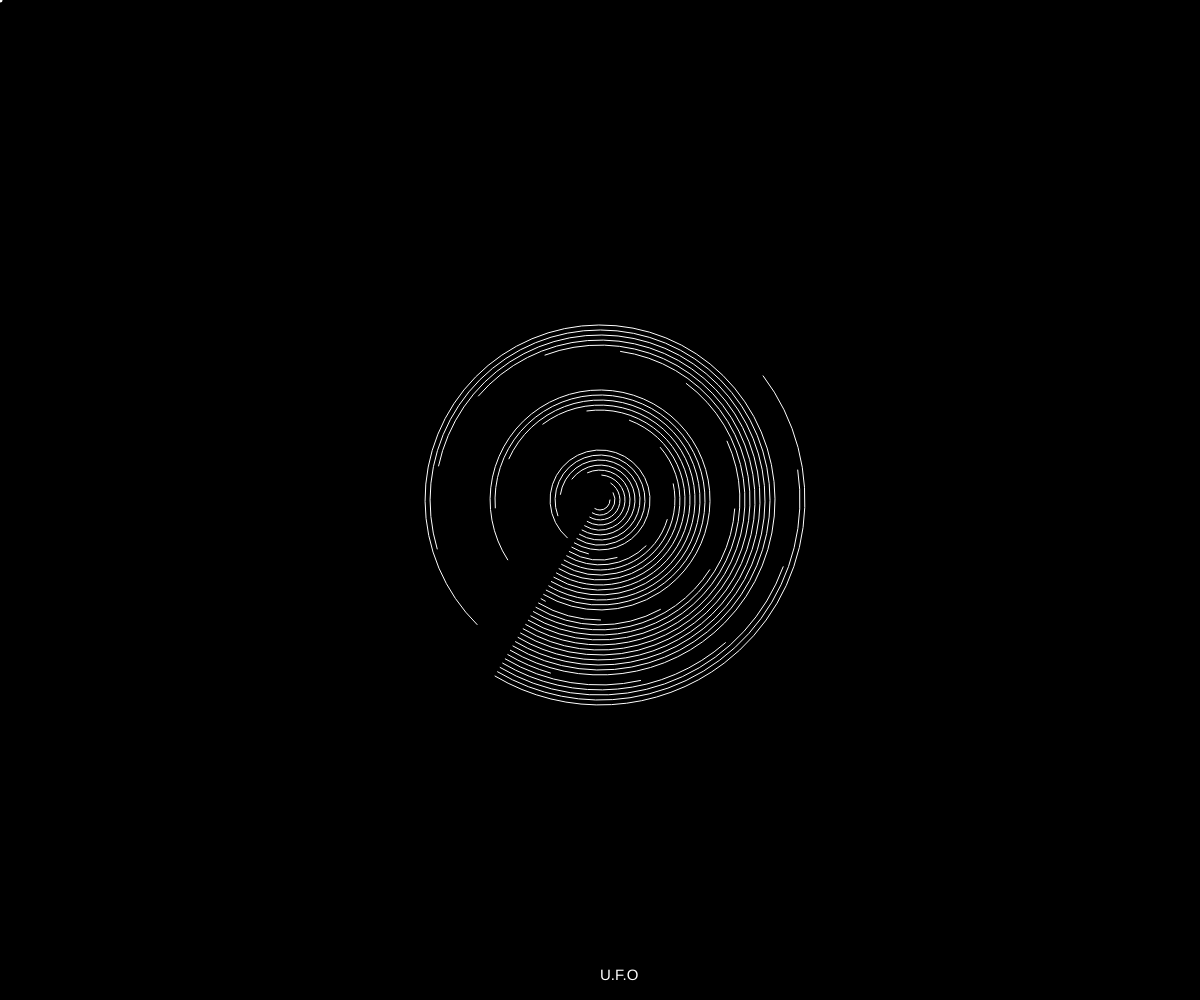
Frame 1 (no input)
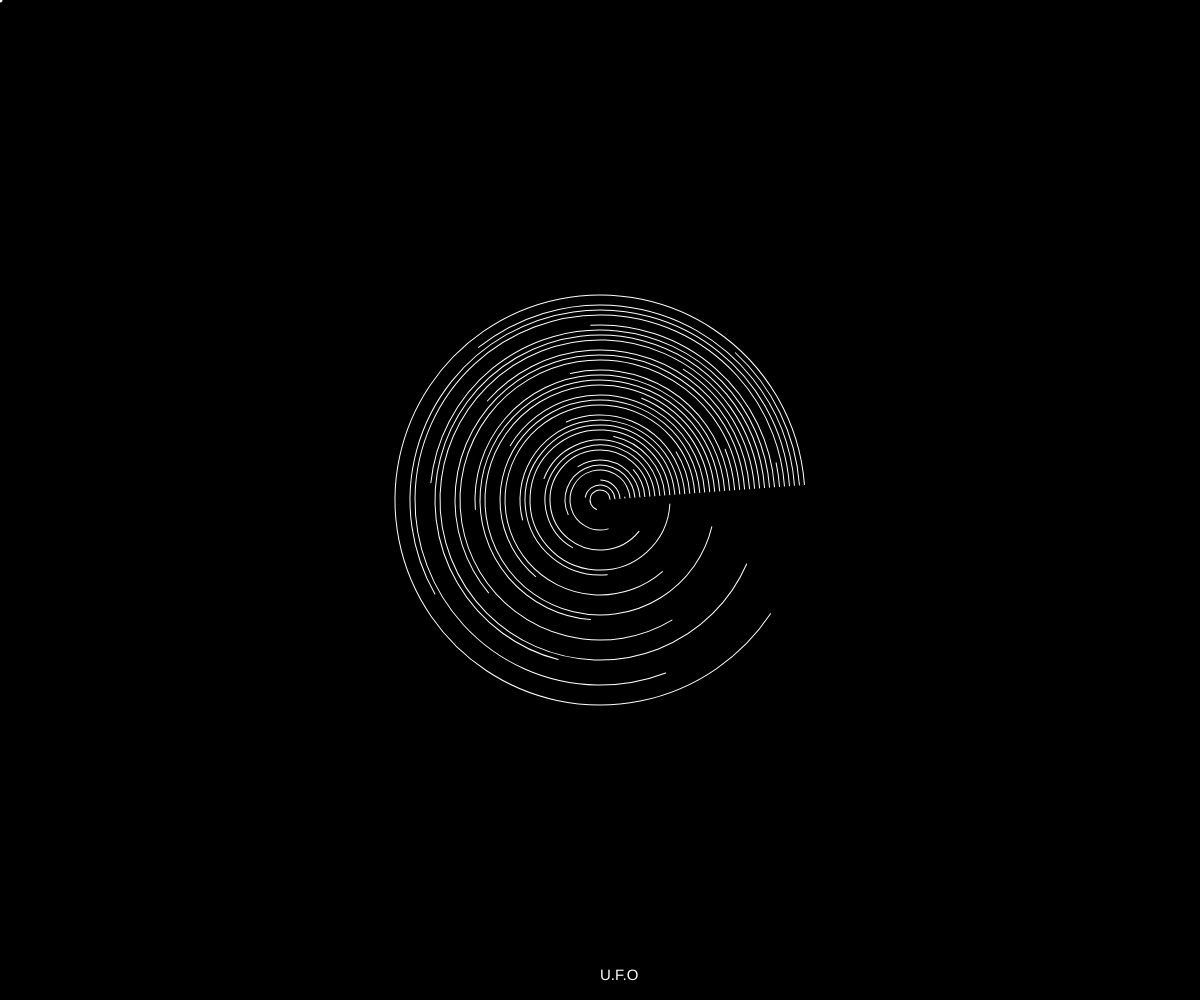
Frame 60 (no input)
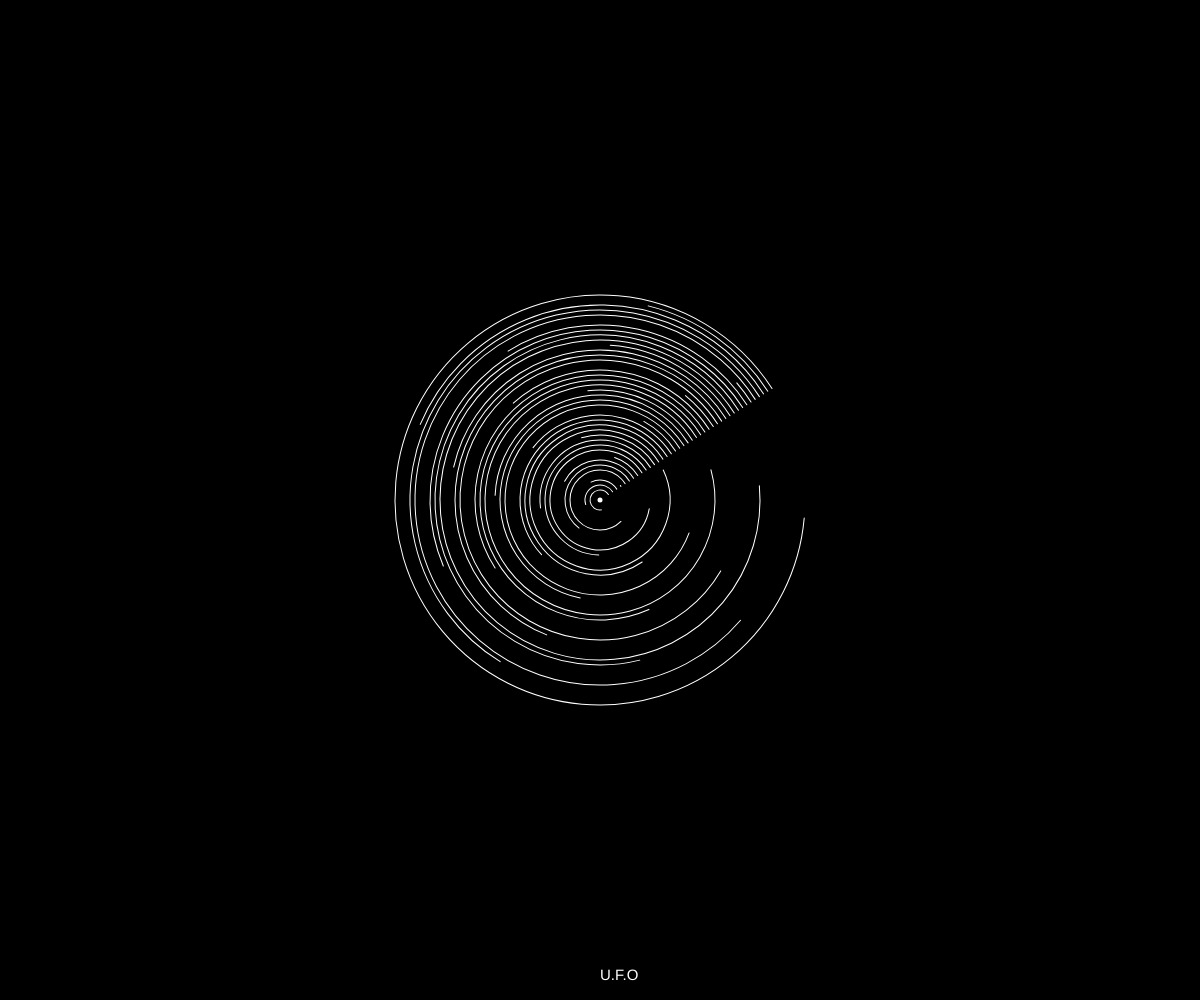
Frame 120 (the mouse pressed at the canvas centre since frame 60)

The p5.js sketch that drew these frames (run headless with seeded random() and noise() and a simulated clock; from frame 60 on, the mouse is pressed at the canvas centre):

// p5.js sketch
// ── sketch.js
let gap = 10;
let cirNum =40;
let cirSize =20;
let angle = 0 ;
let ptNum = 50;
function setup() {
  createCanvas(windowWidth, windowHeight);
  angleMode(degrees);
}

function draw() {
  background("black");
  noCursor();
  noStroke();
  fill("white");
  circle(mouseX,mouseY,5);
  
  push();
  translate(width/2,height/2),
    rotate(angle),
    angle = angle + map(mouseX,0,width,-0.5,0.5);
  
  noFill();
  stroke("white");
  strokeWeight(1);
  
  for(let i = 0 ; i <cirNum ; i++){
    arc(0,0,cirSize + gap*i,cirSize +gap*i,angle*i ,360 - angle/2);
  }
  
  pop();
  
  
  for(let i = 0 ; i<ptNum ; i++){
    point(random(width),random(height));
  }
  push();
  translate(width/2,height-20);
  textFont("Arial");
  textSize(15);
  text("U.F.O",0,0);
  
  pop();
}
